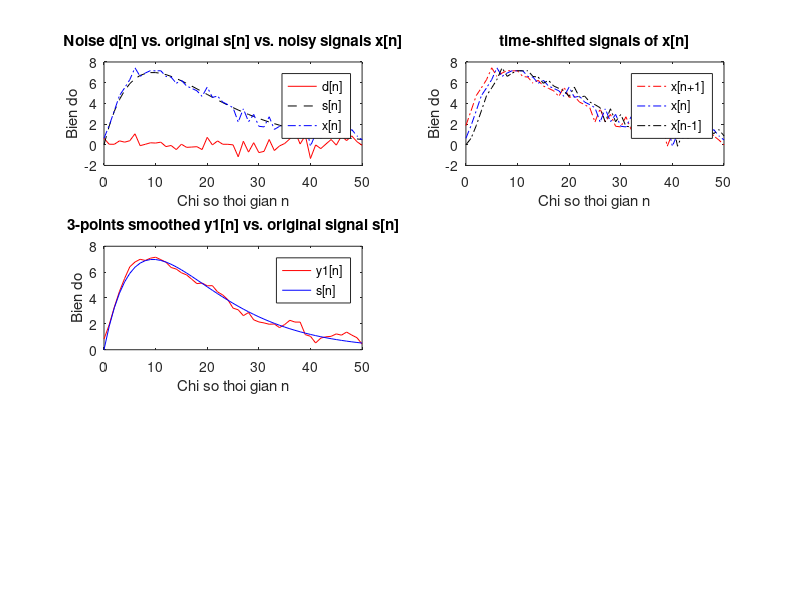
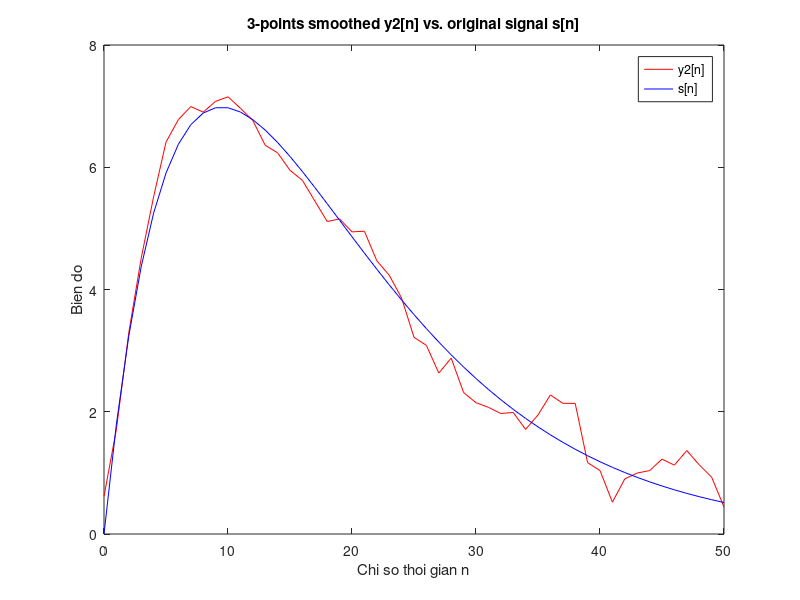
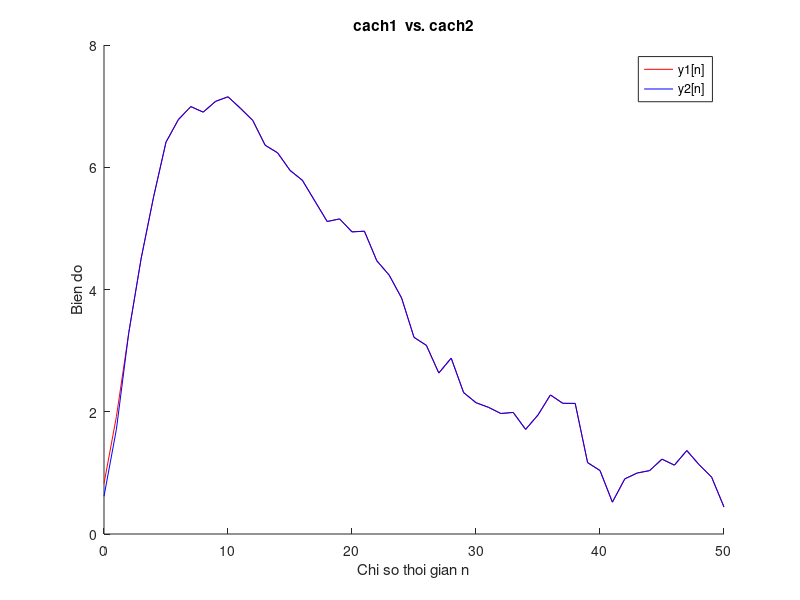

Write the MATLAB code that produced these figures, in order.
% chuong trinh lam tron 1 tin hieu de khu nhieu 
% dung bo loc lay trung binh cong 3 diem (3-points moving-averaging filter)
% co PTSP: y[n] = 1/3(x[n-1]+x[n]+x[n+1])

% sinh tin hieu bi lan voi nhieu cong (additive noise)
clear all;
clf;                            % clear figures
L = 51;                         % do dai tin hieu
n = 0:L-1;                      % bien thoi gian roi rac
d = 0.5*randn(1,L);             % sinh tin hieu Gausian noise d[n] (0.5 la bien do nhieu)
s = 2*n.*(0.9.^n);              % sinh tin hieu goc s[n] = 2n(0.9)^n
x = s + d;                      % tin hieu co nhieu x[n]=s[n]+d[n]

% problem: co tin hieu bi nhieu x[n], di khoi phuc lai tin hieu goc s[n]
figure(1)                    
hold on
subplot(3,2,1)                 
plot(n,d,'r-',n,s,'k--',n,x,'b-.'); % ve do thi d[n],s[n],x[n]
xlabel('Chi so thoi gian n');
ylabel('Bien do');
legend('d[n]','s[n]','x[n]');
title('Noise d[n] vs. original s[n] vs. noisy signals x[n]');

% cach 1: cai dat he thong bang cach dich thoi gian va tinh
% TBC cua 3 tin hieu
x1 = [x(2:L), 0]        % x1[n] = x[n+1]
x2 = [x]                  % x2[n] = x[n]
x3 = [0, x(1:L-1)]    % x3[n] = x[n-1]

subplot(3,2,2)
% ve do thi x[n-1],x[n],x[n+1]
plot(n,x1,'r-.',n,x2,'b-.',n,x3,'k-.');
xlabel('Chi so thoi gian n');
ylabel('Bien do');
legend('x[n+1]','x[n]','x[n-1]');
title('time-shifted signals of x[n]');

y1 = 1/3*(x1+x2+x3)     % lenh cai dat he thong
subplot(3,2,3)
% ve do thi y1[n] vs. s[n]
plot(n,y1(1:L),'r-',n,s(1:L),'b-');
xlabel('Chi so thoi gian n');
ylabel('Bien do');
legend('y1[n]','s[n]');
title('3-points smoothed y1[n] vs. original signal s[n]');

% cach 2: cai dat he thong bang cach dung ham tinh tong chap conv()
% ghep noi tiep he som 1 don vi va he lay TB cong nhan qua
h = 1/3 * ones(1,3);    % h[n] = [1/3, 1/3, 1/3]
y2 = conv(x1, h);         % y2[n] = x1[n] * h[n]
% ve do thi y2[n] vs. s[n]
figure(2)
plot(n,y2(1:L),'r-',n,s(1:L),'b-');
xlabel('Chi so thoi gian n');
ylabel('Bien do');
legend('y2[n]','s[n]');
title('3-points smoothed y2[n] vs. original signal s[n]');

% ve do thi xep chong y1[n] va y2[n] de test
figure(3)
hold on
plot(n,y1,'r-',n,y2(1:L),'b-');
xlabel('Chi so thoi gian n');
ylabel('Bien do');
legend('y1[n]','y2[n]');
title('cach1  vs. cach2');

% cach 3: dung ham cai dat bo loc filter()???




